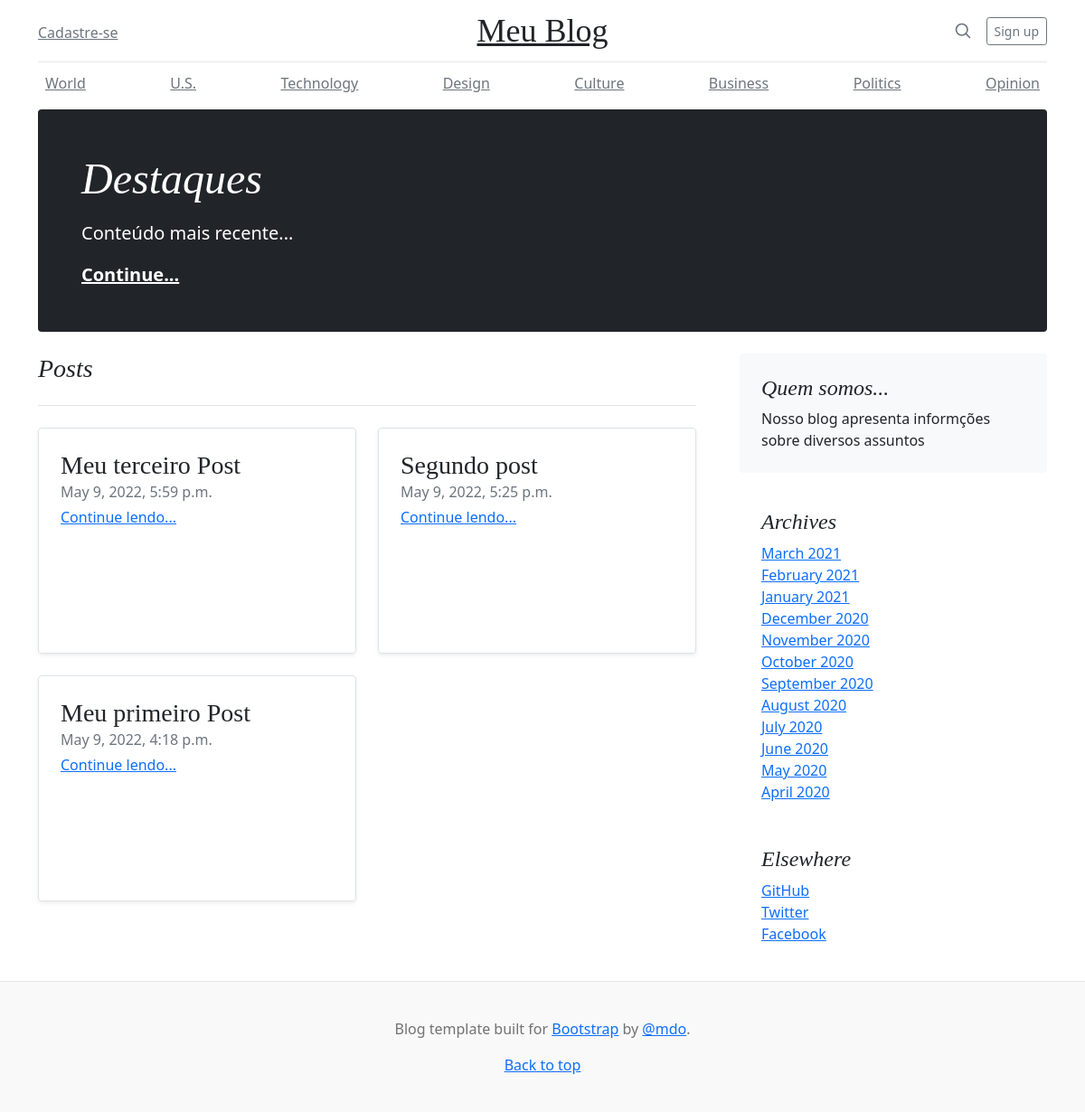
The app's page /, older data.
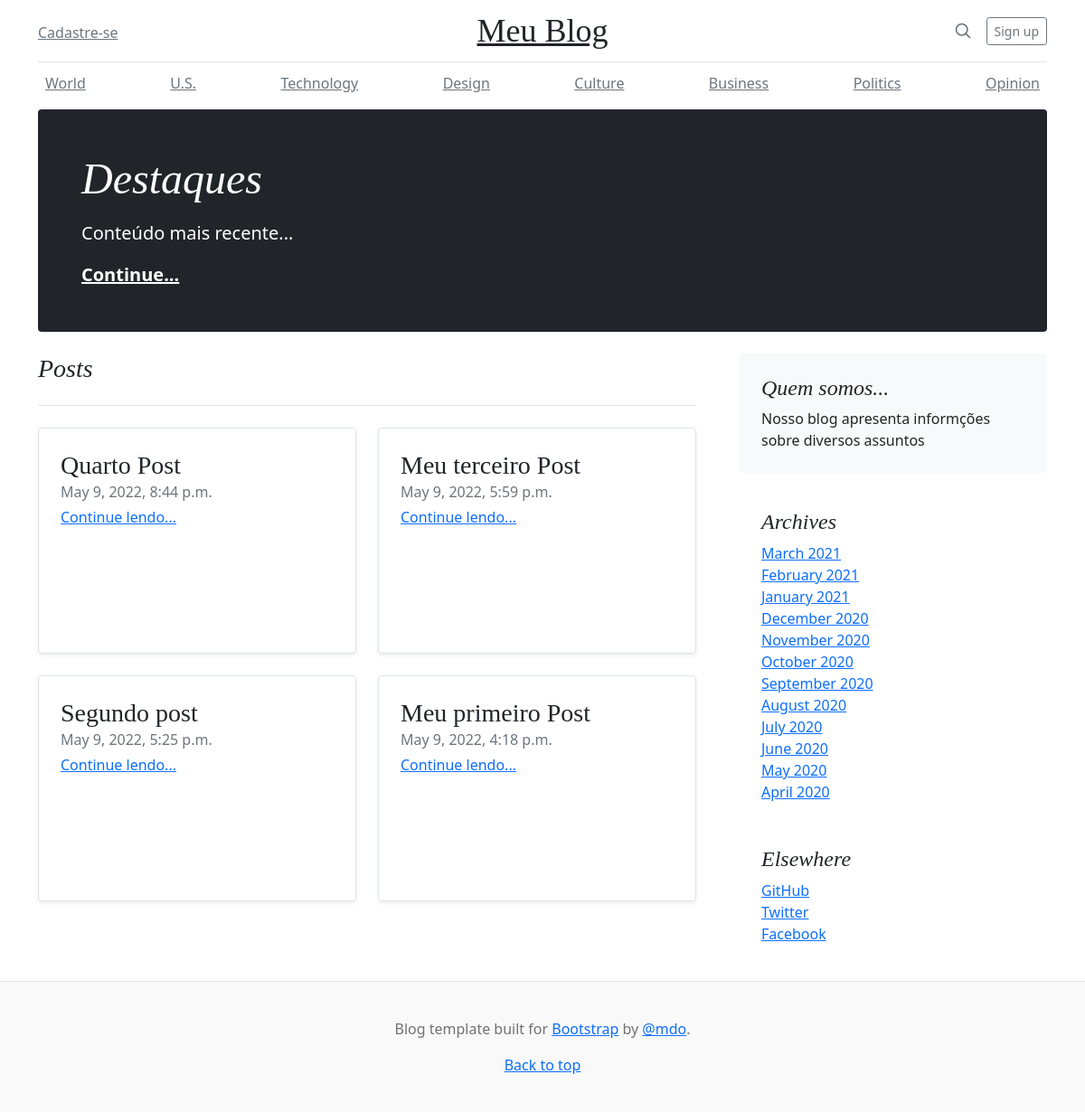
The same page, newer data.
### blog/models.py (models this page shows, shortened)
class Post(models.Model):
    titulo = models.CharField(max_length=200)
    conteudo = RichTextUploadingField()
    autor = models.ForeignKey(User, on_delete=models.PROTECT, null=True, blank=True)
    data_criacao = models.DateTimeField(auto_now_add=True)
    class Meta:
        ordering = ('-data_criacao',)

### blog/views.py (the view)
# urls.py: 2. Add a URL to urlpatterns:  path('', views.home, name='home')
def home(request):
    posts = Post.objects.all()
    dados = {"posts": posts}
    return render(request, 'home.html', dados)

### templates/home.html
{% extends 'base.html' %}
{% block content%}
{% for post in posts %}
<div class="col-md-6">
    <div class="row g-0 border rounded overflow-hidden flex-md-row mb-4 shadow-sm h-md-250 position-relative">
      <div class="col p-4 d-flex flex-column position-static">
        <h3 class="mb-0">{{ post.titulo }}</h3>
        <div class="mb-1 text-muted">{{ post.data_criacao }}</div>
        <a href="/post/{{ post.id }}" class="stretched-link">Continue lendo...</a>
      </div>
    </div>
  </div>
{% endfor %}
{% endblock %}

### templates/base.html (shortened to what this page needs)
<!doctype html>
<html lang="en">
  <head>
<link href="https://cdn.jsdelivr.net/npm/bootstrap@5.1.3/dist/css/bootstrap.min.css" rel="stylesheet">
  </head>
  <body>
<div class="container">
  <header class="blog-header py-3">
    <div class="row flex-nowrap justify-content-between align-items-center">
      <div class="col-4 pt-1">
        <a class="link-secondary" href="#">Cadastre-se</a>
      </div>
      <div class="col-4 text-center">
        <a class="blog-header-logo text-dark" href="/">Meu Blog</a>
      </div>
      <div class="col-4 d-flex justify-content-end align-items-center">
        <a class="link-secondary" href="#" aria-label="Search">
          <svg xmlns="http://www.w3.org/2000/svg" width="20" height="20" fill="none" stroke="currentColor" stroke-linecap="round" stroke-linejoin="round" stroke-width="2" class="mx-3" role="img" viewBox="0 0 24 24"><title>Search</title><circle cx="10.5" cy="10.5" r="7.5"/><path d="M21 21l-5.2-5.2"/></svg>
        </a>
        <a class="btn btn-sm btn-outline-secondary" href="#">Sign up</a>
      </div>
    </div>
  </header>
  <div class="nav-scroller py-1 mb-2">
    <nav class="nav d-flex justify-content-between">
      <a class="p-2 link-secondary" href="#">World</a>
      <a class="p-2 link-secondary" href="#">U.S.</a>
      <a class="p-2 link-secondary" href="#">Technology</a>
      <a class="p-2 link-secondary" href="#">Design</a>
      <a class="p-2 link-secondary" href="#">Culture</a>
      <a class="p-2 link-secondary" href="#">Business</a>
      <a class="p-2 link-secondary" href="#">Politics</a>
      <a class="p-2 link-secondary" href="#">Opinion</a>
    </nav>
  </div>
</div>
<main class="container">
  <div class="p-4 p-md-5 mb-4 text-white rounded bg-dark">
    <div class="col-md-6 px-0">
      <h1 class="display-4 fst-italic">Destaques</h1>
      <p class="lead my-3">Conteúdo mais recente...</p>
      <p class="lead mb-0"><a href="#" class="text-white fw-bold">Continue...</a></p>
    </div>
  </div>
  <div class="row g-5">
    <div class="col-md-8">
      <h3 class="pb-4 mb-4 fst-italic border-bottom">
        Posts
      </h3>
      <div class="row mb-2">
        {% block content %}
        {% endblock %}
      </div>
    </div>
    <div class="col-md-4">
      <div class="position-sticky" style="top: 2rem;">
        <div class="p-4 mb-3 bg-light rounded">
          <h4 class="fst-italic">Quem somos...</h4>
          <p class="mb-0">Nosso blog apresenta informções sobre diversos assuntos</p>
        </div>
        <div class="p-4">
          <h4 class="fst-italic">Archives</h4>
          <ol class="list-unstyled mb-0">
            <li><a href="#">March 2021</a></li>
            <li><a href="#">February 2021</a></li>
            <li><a href="#">January 2021</a></li>
            <li><a href="#">December 2020</a></li>
            <li><a href="#">November 2020</a></li>
            <li><a href="#">October 2020</a></li>
            <li><a href="#">September 2020</a></li>
            <li><a href="#">August 2020</a></li>
            <li><a href="#">July 2020</a></li>
            <li><a href="#">June 2020</a></li>
            <li><a href="#">May 2020</a></li>
            <li><a href="#">April 2020</a></li>
          </ol>
        </div>
        <div class="p-4">
          <h4 class="fst-italic">Elsewhere</h4>
          <ol class="list-unstyled">
            <li><a href="#">GitHub</a></li>
            <li><a href="#">Twitter</a></li>
            <li><a href="#">Facebook</a></li>
          </ol>
        </div>
      </div>
    </div>
  </div>
</main>
<footer class="blog-footer">
  <p>Blog template built for <a href="https://getbootstrap.com/">Bootstrap</a> by <a href="https://twitter.com/mdo">@mdo</a>.</p>
  <p>
    <a href="#">Back to top</a>
  </p>
</footer>
  </body>
</html>

### templates/base.html (style rules this page uses)
.blog-header { line-height: 1; border-bottom: 1px solid #e5e5e5; }
.blog-header-logo { font-family: "Playfair Display", Georgia, "Times New Roman", serif; font-size: 2.25rem; }
h1, h2, h3, h4, h5, h6 { font-family: "Playfair Display", Georgia, "Times New Roman", serif; }
.display-4 { font-size: 2.5rem; }
@media (min-width: 768px) { .display-4 { font-size: 3rem; } }
.nav-scroller { position: relative; z-index: 2; height: 2.75rem; overflow-y: hidden; }
.nav-scroller .nav { display: flex; flex-wrap: nowrap; padding-bottom: 1rem; margin-top: -1px; overflow-x: auto; text-align: center; white-space: nowrap; -webkit-overflow-scrolling: touch; }
@media (min-width: 768px) { .h-md-250 { height: 250px; } }
.blog-footer { padding: 2.5rem 0; color: #727272; text-align: center; background-color: #f9f9f9; border-top: .05rem solid #e5e5e5; }
.blog-footer p:last-child { margin-bottom: 0; }

Row changes from the older to the newer data that the page shows:
added Post: titulo "Quarto Post", data_criacao "May 9, 2022, 8:44 p.m."
